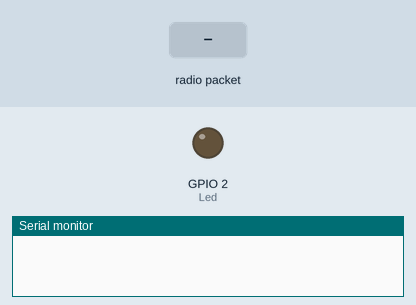
Simulated run of this sketch. Board: ESP32. Parts: output pins drawn as LEDs (lit = HIGH), the last lines printed to the serial monitor. The inputs (shaded band) are chosen by the test bench.

Above: at 1.2 s.
1.3 s: radio packet "Toggle" arrives
2.8 s: radio packet "Toggle" arrives
At 3.2 s:
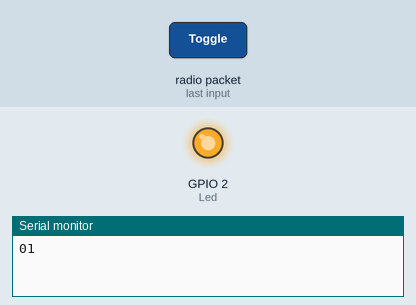
Timing chart, 0 to 5.8 s (numbered marks = the images above; inputs shaded):
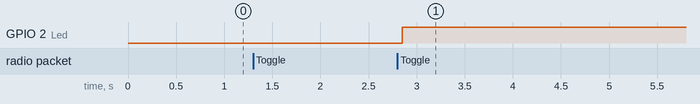

The sketch:

ESPNOWSlave.ino
```cpp
#include <WiFi.h>
#include <esp_now.h>
#define Led 2
bool ledstatus = 1;
char MSN[20] = "";
void receive(const esp_now_recv_info *info, const uint8_t *msn, int len){
  for(int i=0;i<len;i++){
    MSN[i]=(char)msn[i];
  }
  if(strcmp(MSN, "Toggle") == 0){
    ledstatus=!ledstatus;
    digitalWrite(Led,ledstatus);
    Serial.print(ledstatus);
  }
  memset(MSN, 0, sizeof(MSN));
}
void setup() {
  Serial.begin(115200);
  pinMode(Led,OUTPUT);
  WiFi.mode(WIFI_STA);
  esp_now_init();
  esp_now_register_recv_cb(receive);
}
void loop() {
 //Nothing here...

}
```

Measured:
- after the input at 2.8 s, GPIO 2 (Led): LOW → HIGH after 0.05 s
